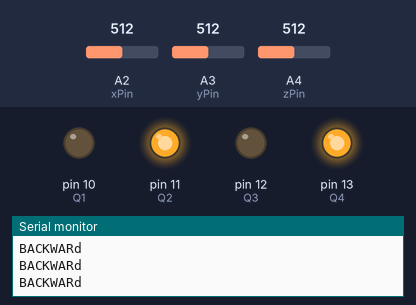
A sketch run on a simulated Arduino Uno, built with avr-gcc and run on an emulated ATmega328P. On the bench: output pins drawn as LEDs (lit = HIGH), the last lines printed to the serial monitor. The test bench sets the inputs (shaded band); at power-on: A2 (xPin) = 512, A3 (yPin) = 512, A4 (zPin) = 512. Pins used as bus, display or sensor lines are not drawn.

Above: at 1.2 s.
1.3 s: A2 (xPin) set to 357
4.3 s: A2 (xPin) set to 340
At 5.2 s:
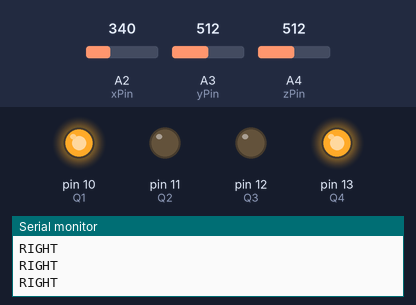
5.8 s: A3 (yPin) set to 357
8.8 s: A3 (yPin) set to 329
At 9.8 s:
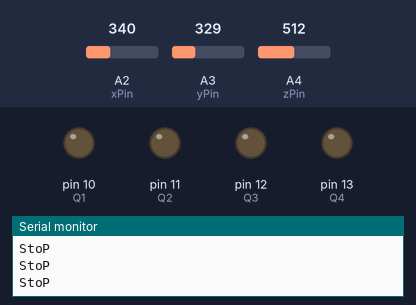
10.3 s: A2 (xPin) set to 320
At 11.2 s:
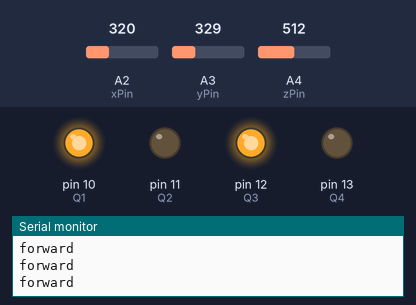
Timing chart, 0 to 12.8 s (numbered marks = the images above; inputs shaded):
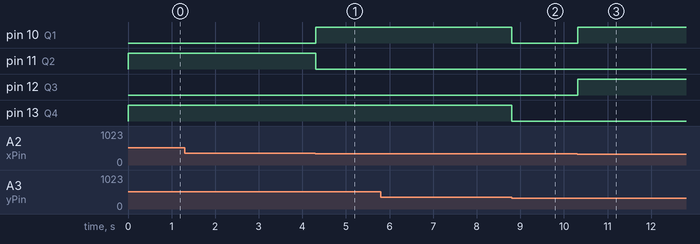

Measured:
- the behaviour switches between 341 and 340 on A2 (xPin) (found by bisection; images 0 and 1)
- the behaviour switches between 341 and 340 on A3 (yPin) (found by bisection; images 1 and 2)
- after the input at 4.3 s, pin 10 (Q1): LOW → HIGH at once; pin 11 (Q2): HIGH → LOW at once
- after the input at 8.8 s, pin 10 (Q1), pin 13 (Q4): HIGH → LOW at once
- after the input at 10.3 s, pin 10 (Q1), pin 12 (Q3): LOW → HIGH at once

The sketch:

sketch_sep22b.ino
```cpp
 int GNDPin=A5;
int VccPin=A1;
int xPin=A2;
int yPin=A3;
int zPin=A4;
int Q1=10, Q2=11, Q3=12, Q4=13;
long x;
long y;
long z;
void setup()
{
  // put your setup code here, to run once:
Serial.begin(9600);
pinMode(Q1,OUTPUT);
pinMode(Q2,OUTPUT);
pinMode(Q3,OUTPUT);
pinMode(Q4,OUTPUT);
pinMode(GNDPin, OUTPUT);
pinMode(VccPin, OUTPUT);
digitalWrite(GNDPin, LOW);
digitalWrite(VccPin, HIGH);
}

void loop() {
  // put your main code here, to run repeatedly:
x= analogRead(xPin);
y= analogRead(yPin);
z= analogRead(zPin);
if (x<330)
forward();
else if (x>340)
backward();
else if (y>340)
right();
else if (y<315)
left();
else
stop_();
}
void forward()

{
  Serial.println("");
  Serial.print("forward");
  digitalWrite(Q1, HIGH);
 digitalWrite(Q2, LOW);
 digitalWrite(Q3, HIGH);
 digitalWrite(Q4, LOW);
 }

void backward()
{
  Serial.println("");
  Serial.print("BACKWARd");
  digitalWrite(Q1, LOW);
 digitalWrite(Q2, HIGH);
 digitalWrite(Q3, LOW);
 digitalWrite(Q4, HIGH);
 }

 void right()
{Serial.println("");
  Serial.print("RIGHT");
  digitalWrite(Q1, HIGH);
 digitalWrite(Q2, LOW);
 digitalWrite(Q3, LOW);
 digitalWrite(Q4, HIGH);
 }

 void left()
{Serial.println("");
  Serial.print("Left");
  digitalWrite(Q1, LOW);
 digitalWrite(Q2, HIGH);
 digitalWrite(Q3, HIGH);
 digitalWrite(Q4, LOW);
 }
 void stop_()
{Serial.println("");
  Serial.print("StoP");
  digitalWrite(Q1, LOW);
 digitalWrite(Q2, LOW);
 digitalWrite(Q3, LOW);
 digitalWrite(Q4, LOW);
 }
```
